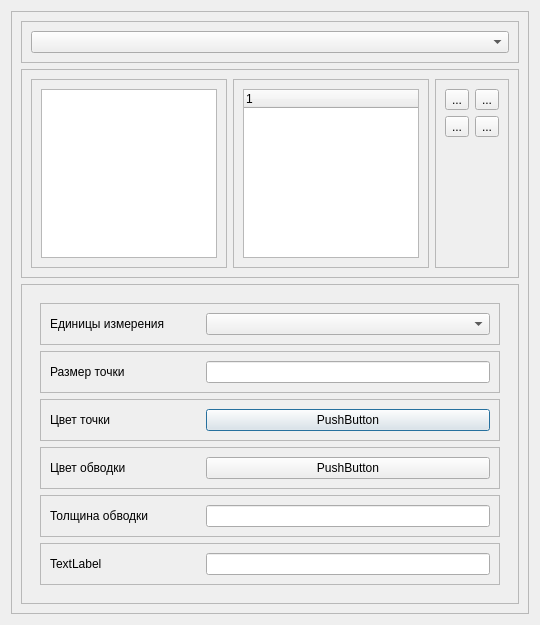
<?xml version="1.0" encoding="UTF-8"?>
<ui version="4.0">
 <class>VectorStylingForm</class>
 <widget class="QDialog" name="VectorStylingForm">
  <property name="geometry">
   <rect>
    <x>0</x>
    <y>0</y>
    <width>540</width>
    <height>625</height>
   </rect>
  </property>
  <property name="minimumSize">
   <size>
    <width>0</width>
    <height>0</height>
   </size>
  </property>
  <property name="windowTitle">
   <string>Dialog</string>
  </property>
  <layout class="QVBoxLayout" name="verticalLayout">
   <item>
    <widget class="QFrame" name="frame">
     <property name="frameShape">
      <enum>QFrame::StyledPanel</enum>
     </property>
     <property name="frameShadow">
      <enum>QFrame::Raised</enum>
     </property>
     <layout class="QVBoxLayout" name="verticalLayout_2">
      <item>
       <widget class="QFrame" name="frame_2">
        <property name="sizePolicy">
         <sizepolicy hsizetype="Preferred" vsizetype="Maximum">
          <horstretch>0</horstretch>
          <verstretch>0</verstretch>
         </sizepolicy>
        </property>
        <property name="frameShape">
         <enum>QFrame::StyledPanel</enum>
        </property>
        <property name="frameShadow">
         <enum>QFrame::Raised</enum>
        </property>
        <layout class="QHBoxLayout" name="horizontalLayout">
         <item>
          <widget class="QComboBox" name="comboBox"/>
         </item>
        </layout>
       </widget>
      </item>
      <item>
       <widget class="QFrame" name="frame_3">
        <property name="frameShape">
         <enum>QFrame::StyledPanel</enum>
        </property>
        <property name="frameShadow">
         <enum>QFrame::Raised</enum>
        </property>
        <layout class="QHBoxLayout" name="horizontalLayout_2">
         <item>
          <widget class="QFrame" name="frame_4">
           <property name="frameShape">
            <enum>QFrame::StyledPanel</enum>
           </property>
           <property name="frameShadow">
            <enum>QFrame::Raised</enum>
           </property>
           <layout class="QHBoxLayout" name="horizontalLayout_4">
            <item>
             <widget class="QGraphicsView" name="graphicsView"/>
            </item>
           </layout>
          </widget>
         </item>
         <item>
          <widget class="QFrame" name="frame_5">
           <property name="frameShape">
            <enum>QFrame::StyledPanel</enum>
           </property>
           <property name="frameShadow">
            <enum>QFrame::Raised</enum>
           </property>
           <layout class="QVBoxLayout" name="verticalLayout_3">
            <item>
             <widget class="QTreeWidget" name="treeWidget">
              <column>
               <property name="text">
                <string notr="true">1</string>
               </property>
              </column>
             </widget>
            </item>
           </layout>
          </widget>
         </item>
         <item>
          <widget class="QFrame" name="frame_6">
           <property name="frameShape">
            <enum>QFrame::StyledPanel</enum>
           </property>
           <property name="frameShadow">
            <enum>QFrame::Raised</enum>
           </property>
           <layout class="QFormLayout" name="formLayout">
            <item row="0" column="0">
             <widget class="QToolButton" name="toolButtonAddSymbol">
              <property name="text">
               <string>...</string>
              </property>
              <property name="icon">
               <iconset resource="../icons.qrc">
                <normaloff>:/images/icons/SymbolStyling/plus.png</normaloff>:/images/icons/SymbolStyling/plus.png</iconset>
              </property>
             </widget>
            </item>
            <item row="0" column="1">
             <widget class="QToolButton" name="toolButtonDeleteSymbol">
              <property name="text">
               <string>...</string>
              </property>
              <property name="icon">
               <iconset resource="../icons.qrc">
                <normaloff>:/images/icons/SymbolStyling/delete.png</normaloff>:/images/icons/SymbolStyling/delete.png</iconset>
              </property>
             </widget>
            </item>
            <item row="1" column="1">
             <widget class="QToolButton" name="toolButton_3">
              <property name="text">
               <string>...</string>
              </property>
             </widget>
            </item>
            <item row="1" column="0">
             <widget class="QToolButton" name="toolButtonCopySymbol">
              <property name="text">
               <string>...</string>
              </property>
              <property name="icon">
               <iconset resource="../icons.qrc">
                <normaloff>:/images/icons/SymbolStyling/document.png</normaloff>:/images/icons/SymbolStyling/document.png</iconset>
              </property>
             </widget>
            </item>
           </layout>
          </widget>
         </item>
        </layout>
       </widget>
      </item>
      <item>
       <widget class="QFrame" name="frame_7">
        <property name="frameShape">
         <enum>QFrame::StyledPanel</enum>
        </property>
        <property name="frameShadow">
         <enum>QFrame::Raised</enum>
        </property>
        <layout class="QHBoxLayout" name="horizontalLayout_3">
         <item>
          <widget class="QStackedWidget" name="stackedWidget">
           <widget class="QWidget" name="pagePointStyle">
            <layout class="QVBoxLayout" name="verticalLayout_4">
             <item>
              <widget class="QFrame" name="frame_9">
               <property name="frameShape">
                <enum>QFrame::StyledPanel</enum>
               </property>
               <property name="frameShadow">
                <enum>QFrame::Raised</enum>
               </property>
               <layout class="QHBoxLayout" name="horizontalLayout_6">
                <item>
                 <widget class="QLabel" name="label_2">
                  <property name="sizePolicy">
                   <sizepolicy hsizetype="Maximum" vsizetype="Preferred">
                    <horstretch>0</horstretch>
                    <verstretch>0</verstretch>
                   </sizepolicy>
                  </property>
                  <property name="minimumSize">
                   <size>
                    <width>150</width>
                    <height>0</height>
                   </size>
                  </property>
                  <property name="text">
                   <string>Единицы измерения</string>
                  </property>
                 </widget>
                </item>
                <item>
                 <widget class="QComboBox" name="comboBox_2"/>
                </item>
               </layout>
              </widget>
             </item>
             <item>
              <widget class="QFrame" name="frame_8">
               <property name="frameShape">
                <enum>QFrame::StyledPanel</enum>
               </property>
               <property name="frameShadow">
                <enum>QFrame::Raised</enum>
               </property>
               <layout class="QHBoxLayout" name="horizontalLayout_5">
                <item>
                 <widget class="QLabel" name="label">
                  <property name="sizePolicy">
                   <sizepolicy hsizetype="Maximum" vsizetype="Preferred">
                    <horstretch>0</horstretch>
                    <verstretch>0</verstretch>
                   </sizepolicy>
                  </property>
                  <property name="minimumSize">
                   <size>
                    <width>150</width>
                    <height>0</height>
                   </size>
                  </property>
                  <property name="text">
                   <string>Размер точки</string>
                  </property>
                 </widget>
                </item>
                <item>
                 <widget class="QLineEdit" name="lineEditPointSize"/>
                </item>
               </layout>
              </widget>
             </item>
             <item>
              <widget class="QFrame" name="frame_10">
               <property name="frameShape">
                <enum>QFrame::StyledPanel</enum>
               </property>
               <property name="frameShadow">
                <enum>QFrame::Raised</enum>
               </property>
               <layout class="QHBoxLayout" name="horizontalLayout_7">
                <item>
                 <widget class="QLabel" name="label_3">
                  <property name="sizePolicy">
                   <sizepolicy hsizetype="Maximum" vsizetype="Preferred">
                    <horstretch>0</horstretch>
                    <verstretch>0</verstretch>
                   </sizepolicy>
                  </property>
                  <property name="minimumSize">
                   <size>
                    <width>150</width>
                    <height>0</height>
                   </size>
                  </property>
                  <property name="text">
                   <string>Цвет точки</string>
                  </property>
                 </widget>
                </item>
                <item>
                 <widget class="ColorPushButton" name="pushButtonPointColor">
                  <property name="text">
                   <string>PushButton</string>
                  </property>
                 </widget>
                </item>
               </layout>
              </widget>
             </item>
             <item>
              <widget class="QFrame" name="frame_11">
               <property name="frameShape">
                <enum>QFrame::StyledPanel</enum>
               </property>
               <property name="frameShadow">
                <enum>QFrame::Raised</enum>
               </property>
               <layout class="QHBoxLayout" name="horizontalLayout_8">
                <item>
                 <widget class="QLabel" name="label_4">
                  <property name="sizePolicy">
                   <sizepolicy hsizetype="Maximum" vsizetype="Preferred">
                    <horstretch>0</horstretch>
                    <verstretch>0</verstretch>
                   </sizepolicy>
                  </property>
                  <property name="minimumSize">
                   <size>
                    <width>150</width>
                    <height>0</height>
                   </size>
                  </property>
                  <property name="text">
                   <string>Цвет обводки</string>
                  </property>
                 </widget>
                </item>
                <item>
                 <widget class="ColorPushButton" name="pushButtonPointBorderColor">
                  <property name="text">
                   <string>PushButton</string>
                  </property>
                 </widget>
                </item>
               </layout>
              </widget>
             </item>
             <item>
              <widget class="QFrame" name="frame_12">
               <property name="frameShape">
                <enum>QFrame::StyledPanel</enum>
               </property>
               <property name="frameShadow">
                <enum>QFrame::Raised</enum>
               </property>
               <layout class="QHBoxLayout" name="horizontalLayout_9">
                <item>
                 <widget class="QLabel" name="label_5">
                  <property name="sizePolicy">
                   <sizepolicy hsizetype="Maximum" vsizetype="Preferred">
                    <horstretch>0</horstretch>
                    <verstretch>0</verstretch>
                   </sizepolicy>
                  </property>
                  <property name="minimumSize">
                   <size>
                    <width>150</width>
                    <height>0</height>
                   </size>
                  </property>
                  <property name="text">
                   <string>Толщина обводки</string>
                  </property>
                 </widget>
                </item>
                <item>
                 <widget class="QLineEdit" name="lineEditPointBorderWidth"/>
                </item>
               </layout>
              </widget>
             </item>
             <item>
              <widget class="QFrame" name="frame_13">
               <property name="frameShape">
                <enum>QFrame::StyledPanel</enum>
               </property>
               <property name="frameShadow">
                <enum>QFrame::Raised</enum>
               </property>
               <layout class="QHBoxLayout" name="horizontalLayout_10">
                <item>
                 <widget class="QLabel" name="label_6">
                  <property name="sizePolicy">
                   <sizepolicy hsizetype="Maximum" vsizetype="Preferred">
                    <horstretch>0</horstretch>
                    <verstretch>0</verstretch>
                   </sizepolicy>
                  </property>
                  <property name="minimumSize">
                   <size>
                    <width>150</width>
                    <height>0</height>
                   </size>
                  </property>
                  <property name="text">
                   <string>TextLabel</string>
                  </property>
                 </widget>
                </item>
                <item>
                 <widget class="QLineEdit" name="lineEdit_4"/>
                </item>
               </layout>
              </widget>
             </item>
            </layout>
           </widget>
           <widget class="QWidget" name="page_2"/>
          </widget>
         </item>
        </layout>
       </widget>
      </item>
     </layout>
    </widget>
   </item>
  </layout>
 </widget>
 <customwidgets>
  <customwidget>
   <class>ColorPushButton</class>
   <extends>QPushButton</extends>
   <header>colorpushbutton.h</header>
  </customwidget>
 </customwidgets>
 <resources>
  <include location="../icons.qrc"/>
 </resources>
 <connections/>
</ui>
